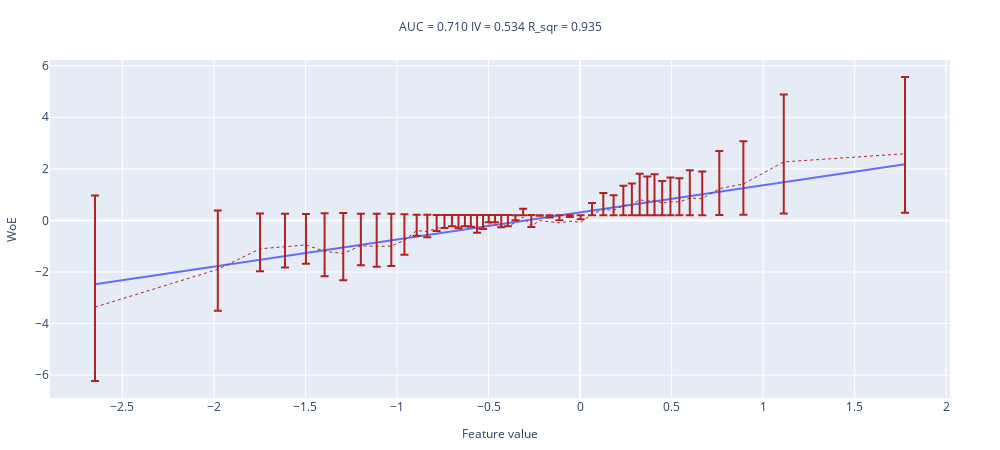

Notebook code cell kept with this figure:
### Markdown cell above
### Woe line roc_auc и iv на test

### Code cell
prediction = pipline.predict_proba(X_test)[:, 1]
woe_line(logit(prediction), y_test, 50)
